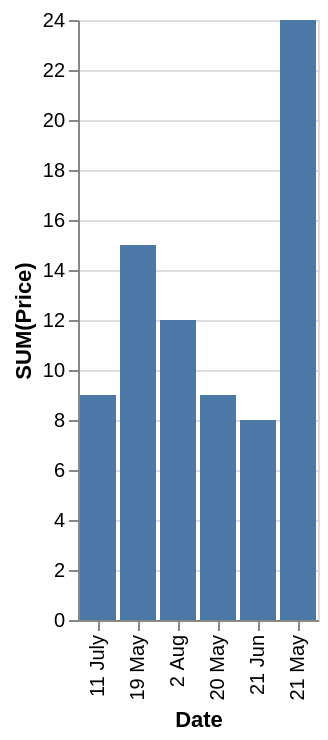

Specify this chart in Vega-Lite:
### Vega-Lite specification from a JSON file in a GitHub repository (floating-point values rounded to 4 significant figures)
{"data": {"values": [{"x_data": "11 July", "y_data": 9}, {"x_data": "19 May", "y_data": 15}, {"x_data": "2 Aug", "y_data": 12}, {"x_data": "20 May", "y_data": 9}, {"x_data": "21 Jun", "y_data": 8}, {"x_data": "21 May", "y_data": 24}]}, "mark": "bar", "encoding": {"x": {"field": "x_data", "type": "nominal", "title": "Date", "sort": "ascending"}, "y": {"field": "y_data", "type": "quantitative", "title": "SUM(Price)"}}}
